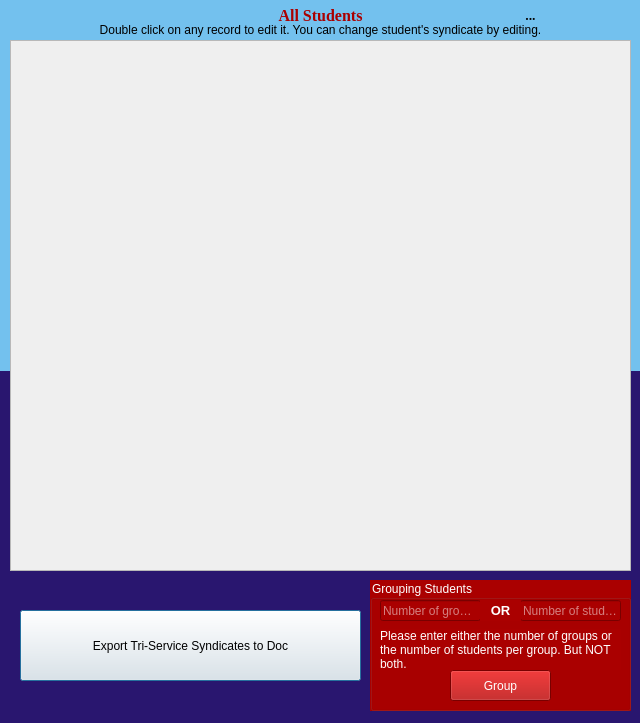
<?xml version="1.0" encoding="UTF-8"?>
<ui version="4.0">
 <class>Dialog</class>
 <widget class="QDialog" name="Dialog">
  <property name="geometry">
   <rect>
    <x>0</x>
    <y>0</y>
    <width>640</width>
    <height>723</height>
   </rect>
  </property>
  <property name="minimumSize">
   <size>
    <width>640</width>
    <height>723</height>
   </size>
  </property>
  <property name="maximumSize">
   <size>
    <width>640</width>
    <height>723</height>
   </size>
  </property>
  <property name="windowTitle">
   <string>All Students</string>
  </property>
  <property name="windowIcon">
   <iconset>
    <normaloff>../resources/icon.png</normaloff>../resources/icon.png</iconset>
  </property>
  <widget class="QScrollArea" name="table_area">
   <property name="geometry">
    <rect>
     <x>10</x>
     <y>40</y>
     <width>621</width>
     <height>531</height>
    </rect>
   </property>
   <property name="widgetResizable">
    <bool>true</bool>
   </property>
   <widget class="QWidget" name="scrollAreaWidgetContents">
    <property name="geometry">
     <rect>
      <x>0</x>
      <y>0</y>
      <width>619</width>
      <height>529</height>
     </rect>
    </property>
   </widget>
  </widget>
  <widget class="QLabel" name="label_progress">
   <property name="geometry">
    <rect>
     <x>430</x>
     <y>0</y>
     <width>201</width>
     <height>31</height>
    </rect>
   </property>
   <property name="font">
    <font>
     <family>Segoe Script</family>
     <weight>75</weight>
     <bold>true</bold>
    </font>
   </property>
   <property name="autoFillBackground">
    <bool>false</bool>
   </property>
   <property name="frameShadow">
    <enum>QFrame::Raised</enum>
   </property>
   <property name="text">
    <string>...</string>
   </property>
   <property name="alignment">
    <set>Qt::AlignCenter</set>
   </property>
   <property name="wordWrap">
    <bool>false</bool>
   </property>
  </widget>
  <widget class="QLabel" name="label_title">
   <property name="geometry">
    <rect>
     <x>10</x>
     <y>0</y>
     <width>621</width>
     <height>31</height>
    </rect>
   </property>
   <property name="font">
    <font>
     <family>Times New Roman</family>
     <weight>75</weight>
     <bold>true</bold>
    </font>
   </property>
   <property name="autoFillBackground">
    <bool>false</bool>
   </property>
   <property name="frameShadow">
    <enum>QFrame::Raised</enum>
   </property>
   <property name="text">
    <string>&lt;html&gt;&lt;head/&gt;&lt;body&gt;&lt;p&gt;&lt;span style=&quot; font-size:12pt; color:#aa0000;&quot;&gt;All Students&lt;/span&gt;&lt;/p&gt;&lt;/body&gt;&lt;/html&gt;</string>
   </property>
   <property name="alignment">
    <set>Qt::AlignCenter</set>
   </property>
   <property name="wordWrap">
    <bool>false</bool>
   </property>
  </widget>
  <widget class="QPushButton" name="exportBtn">
   <property name="geometry">
    <rect>
     <x>20</x>
     <y>610</y>
     <width>341</width>
     <height>71</height>
    </rect>
   </property>
   <property name="text">
    <string>Export Tri-Service Syndicates to Doc</string>
   </property>
  </widget>
  <widget class="QGroupBox" name="groupBox">
   <property name="geometry">
    <rect>
     <x>370</x>
     <y>580</y>
     <width>261</width>
     <height>131</height>
    </rect>
   </property>
   <property name="styleSheet">
    <string notr="true">background-color: rgb(170, 0, 0);
color: rgb(255, 255, 255);</string>
   </property>
   <property name="title">
    <string>Grouping Students</string>
   </property>
   <widget class="QPushButton" name="groupBtn">
    <property name="geometry">
     <rect>
      <x>80</x>
      <y>90</y>
      <width>101</width>
      <height>31</height>
     </rect>
    </property>
    <property name="text">
     <string>Group</string>
    </property>
   </widget>
   <widget class="QLineEdit" name="txtNG">
    <property name="geometry">
     <rect>
      <x>10</x>
      <y>20</y>
      <width>101</width>
      <height>21</height>
     </rect>
    </property>
    <property name="text">
     <string/>
    </property>
    <property name="placeholderText">
     <string>Number of groups</string>
    </property>
   </widget>
   <widget class="QLineEdit" name="txtNS">
    <property name="geometry">
     <rect>
      <x>150</x>
      <y>20</y>
      <width>101</width>
      <height>21</height>
     </rect>
    </property>
    <property name="text">
     <string/>
    </property>
    <property name="placeholderText">
     <string>Number of students</string>
    </property>
   </widget>
   <widget class="QLabel" name="label">
    <property name="geometry">
     <rect>
      <x>10</x>
      <y>49</y>
      <width>241</width>
      <height>41</height>
     </rect>
    </property>
    <property name="text">
     <string>&lt;html&gt;&lt;head/&gt;&lt;body&gt;&lt;p&gt;Please enter either the number of groups or the number of students per group. But NOT both.&lt;/p&gt;&lt;/body&gt;&lt;/html&gt;</string>
    </property>
    <property name="scaledContents">
     <bool>false</bool>
    </property>
    <property name="wordWrap">
     <bool>true</bool>
    </property>
   </widget>
   <widget class="QLabel" name="label_2">
    <property name="geometry">
     <rect>
      <x>110</x>
      <y>20</y>
      <width>41</width>
      <height>21</height>
     </rect>
    </property>
    <property name="text">
     <string>&lt;html&gt;&lt;head/&gt;&lt;body&gt;&lt;p align=&quot;center&quot;&gt;&lt;span style=&quot; font-size:10pt; font-weight:600;&quot;&gt;OR&lt;/span&gt;&lt;/p&gt;&lt;/body&gt;&lt;/html&gt;</string>
    </property>
   </widget>
  </widget>
  <widget class="QLabel" name="label_6">
   <property name="geometry">
    <rect>
     <x>0</x>
     <y>360</y>
     <width>641</width>
     <height>371</height>
    </rect>
   </property>
   <property name="autoFillBackground">
    <bool>false</bool>
   </property>
   <property name="styleSheet">
    <string notr="true">background-color: rgb(41, 22, 111);</string>
   </property>
   <property name="text">
    <string/>
   </property>
  </widget>
  <widget class="QLabel" name="label_3">
   <property name="geometry">
    <rect>
     <x>0</x>
     <y>0</y>
     <width>641</width>
     <height>371</height>
    </rect>
   </property>
   <property name="styleSheet">
    <string notr="true">background-color:  rgb(115, 193, 238);
</string>
   </property>
   <property name="text">
    <string/>
   </property>
  </widget>
  <widget class="QLabel" name="label_7">
   <property name="geometry">
    <rect>
     <x>10</x>
     <y>20</y>
     <width>621</width>
     <height>20</height>
    </rect>
   </property>
   <property name="text">
    <string>&lt;html&gt;&lt;head/&gt;&lt;body&gt;&lt;p align=&quot;center&quot;&gt;Double click on any record to edit it. You can change student's syndicate by editing.&lt;/p&gt;&lt;/body&gt;&lt;/html&gt;</string>
   </property>
  </widget>
  <zorder>label_6</zorder>
  <zorder>label_3</zorder>
  <zorder>table_area</zorder>
  <zorder>label_progress</zorder>
  <zorder>label_title</zorder>
  <zorder>exportBtn</zorder>
  <zorder>groupBox</zorder>
  <zorder>label_7</zorder>
 </widget>
 <resources/>
 <connections/>
</ui>
